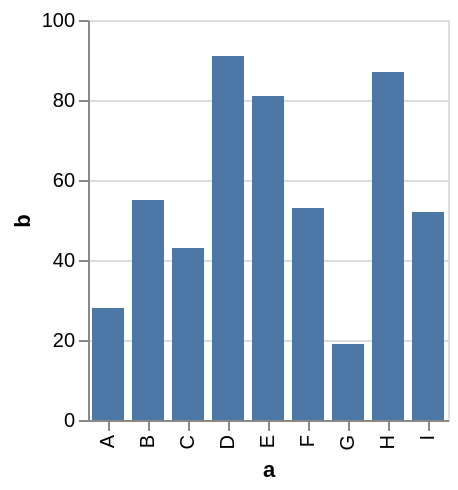

Specify this chart in Vega-Lite:
### Vega specification from a JSON file in a GitHub repository (floating-point values rounded to 4 significant figures)
{"$schema": "https://vega.github.io/schema/vega/v5.json", "description": "A bar chart with highlighting on hover and selecting on click. (Inspired by Tableau's interaction style.)", "background": "white", "padding": 5, "height": 200, "style": "cell", "data": [{"name": "highlight_store", "transform": [{"type": "collect", "sort": {"field": "_vgsid_"}}]}, {"name": "select_store", "transform": [{"type": "collect", "sort": {"field": "_vgsid_"}}]}, {"name": "source_0", "values": [{"a": "A", "b": 28}, {"a": "B", "b": 55}, {"a": "C", "b": 43}, {"a": "D", "b": 91}, {"a": "E", "b": 81}, {"a": "F", "b": 53}, {"a": "G", "b": 19}, {"a": "H", "b": 87}, {"a": "I", "b": 52}]}, {"name": "data_0", "source": "source_0", "transform": [{"type": "identifier", "as": "_vgsid_"}, {"type": "stack", "groupby": ["a"], "field": "b", "sort": {"field": [], "order": []}, "as": ["b_start", "b_end"], "offset": "zero"}, {"type": "filter", "expr": "isValid(datum[\"b\"]) && isFinite(+datum[\"b\"])"}]}], "signals": [{"name": "x_step", "value": 20}, {"name": "width", "update": "bandspace(domain('x').length, 0.2, 0.1) * x_step"}, {"name": "unit", "value": {}, "on": [{"events": "pointermove", "update": "isTuple(group()) ? group() : unit"}]}, {"name": "highlight", "update": "vlSelectionResolve(\"highlight_store\", \"union\", true, true)"}, {"name": "select", "update": "vlSelectionResolve(\"select_store\", \"union\", true, true)"}, {"name": "highlight_tuple", "on": [{"events": [{"source": "scope", "type": "pointerover"}], "update": "datum && item().mark.marktype !== 'group' && indexof(item().mark.role, 'legend') < 0 ? {unit: \"\", _vgsid_: (item().isVoronoi ? datum.datum : datum)[\"_vgsid_\"]} : null", "force": true}, {"events": [{"source": "view", "type": "dblclick"}], "update": "null"}]}, {"name": "highlight_toggle", "value": false, "on": [{"events": [{"source": "scope", "type": "pointerover"}], "update": "event.shiftKey"}, {"events": [{"source": "view", "type": "dblclick"}], "update": "false"}]}, {"name": "highlight_modify", "on": [{"events": {"signal": "highlight_tuple"}, "update": "modify(\"highlight_store\", highlight_toggle ? null : highlight_tuple, highlight_toggle ? null : true, highlight_toggle ? highlight_tuple : null)"}]}, {"name": "select_tuple", "on": [{"events": [{"source": "scope", "type": "click"}], "update": "datum && item().mark.marktype !== 'group' && indexof(item().mark.role, 'legend') < 0 ? {unit: \"\", _vgsid_: (item().isVoronoi ? datum.datum : datum)[\"_vgsid_\"]} : null", "force": true}, {"events": [{"source": "view", "type": "dblclick"}], "update": "null"}]}, {"name": "select_toggle", "value": false, "on": [{"events": [{"source": "scope", "type": "click"}], "update": "event.shiftKey"}, {"events": [{"source": "view", "type": "dblclick"}], "update": "false"}]}, {"name": "select_modify", "on": [{"events": {"signal": "select_tuple"}, "update": "modify(\"select_store\", select_toggle ? null : select_tuple, select_toggle ? null : true, select_toggle ? select_tuple : null)"}]}], "marks": [{"name": "marks", "type": "rect", "style": ["bar"], "interactive": true, "from": {"data": "data_0"}, "encode": {"update": {"fill": {"value": "#4C78A8"}, "stroke": {"value": "black"}, "cursor": {"value": "pointer"}, "fillOpacity": [{"test": "!length(data(\"select_store\")) || vlSelectionIdTest(\"select_store\", datum)", "value": 1}, {"value": 0.3}], "strokeWidth": [{"test": "length(data(\"select_store\")) && vlSelectionIdTest(\"select_store\", datum)", "value": 2}, {"test": "length(data(\"highlight_store\")) && vlSelectionIdTest(\"highlight_store\", datum)", "value": 1}, {"value": 0}], "ariaRoleDescription": {"value": "bar"}, "description": {"signal": "\"a: \" + (isValid(datum[\"a\"]) ? datum[\"a\"] : \"\"+datum[\"a\"]) + \"; b: \" + (format(datum[\"b\"], \"\"))"}, "x": {"scale": "x", "field": "a"}, "width": {"signal": "max(0.25, bandwidth('x'))"}, "y": {"scale": "y", "field": "b_end"}, "y2": {"scale": "y", "field": "b_start"}}}}], "scales": [{"name": "x", "type": "band", "domain": {"data": "data_0", "field": "a", "sort": true}, "range": {"step": {"signal": "x_step"}}, "paddingInner": 0.2, "paddingOuter": 0.1}, {"name": "y", "type": "linear", "domain": {"data": "data_0", "fields": ["b_start", "b_end"]}, "range": [{"signal": "height"}, 0], "nice": true, "zero": true}], "axes": [{"scale": "y", "orient": "left", "gridScale": "x", "grid": true, "tickCount": {"signal": "ceil(height/40)"}, "domain": false, "labels": false, "aria": false, "maxExtent": 0, "minExtent": 0, "ticks": false, "zindex": 0}, {"scale": "x", "orient": "bottom", "grid": false, "title": "a", "labelAlign": "right", "labelAngle": 270, "labelBaseline": "middle", "zindex": 0}, {"scale": "y", "orient": "left", "grid": false, "title": "b", "labelOverlap": true, "tickCount": {"signal": "ceil(height/40)"}, "zindex": 0}]}
